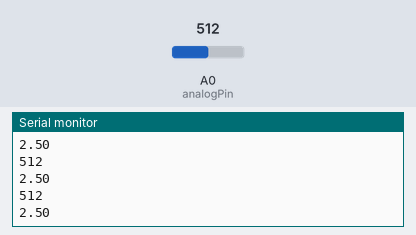
This sketch was run on a simulated Arduino Nano, built with avr-gcc and run on an emulated ATmega328P. Shown: the last lines printed to the serial monitor. The inputs (shaded band) are chosen by the test bench; at power-on: A0 (analogPin) = 512.

Above: at 1.2 s.
1.3 s: A0 (analogPin) set to 716
At 1.69 s:
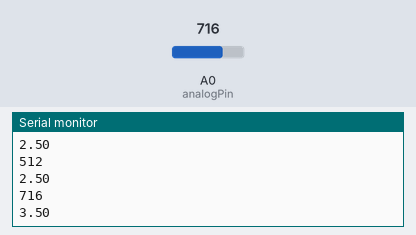
2.8 s: A0 (analogPin) set to 900
At 2.94 s:
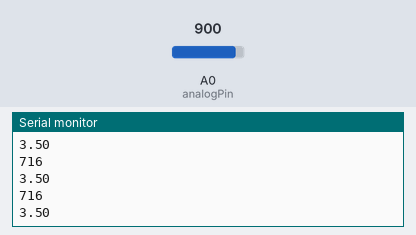
Timing chart, 0 to 5.8 s (numbered marks = the images above; inputs shaded):
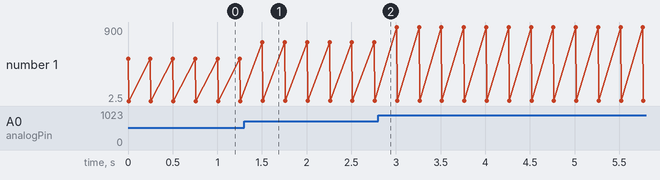

Measured:
- after the input at 1.3 s, the serial monitor: prints a new line after 0.20 s (image 1)
- plotted number 1: 2.5 → 3.5 after the input at 1.3 s, 3.5 → 4.4 after the input at 2.8 s

The sketch:

02_analogread.ino
```cpp
const int analogPin = A0;

void setup() {
  pinMode(A0, INPUT);
  Serial.begin(9600);
}

void loop() {
  int sensorValue = analogRead(analogPin);
  Serial.println(sensorValue);
  Serial.println(float(sensorValue) / 1023 * 5);
  delay(250);
}
```
